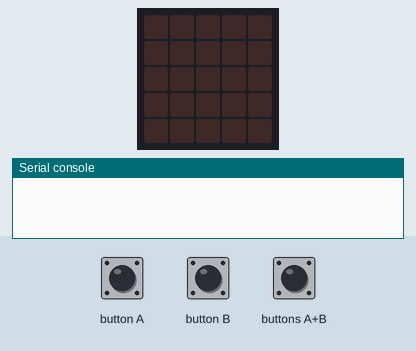
Recording of a program running on a simulated BBC micro:bit (MakeCode). Shown: the board's 5×5 LED display, the last lines printed to the serial console. The inputs (shaded band) are chosen by the test bench. No radio messages arrive unless stated (any console line starting 'radio sent:' is added by the test bench).

Above: at 1.2 s.
1.3 s: button A pressed for 0.15 s
At 1.9 s:
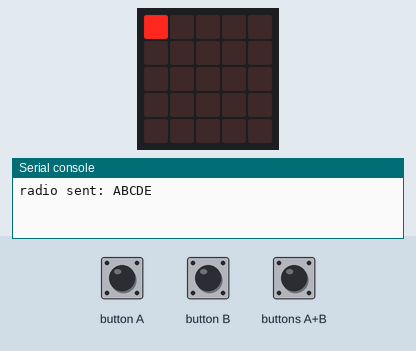
2.9 s: button B pressed for 0.15 s
At 4.2 s:
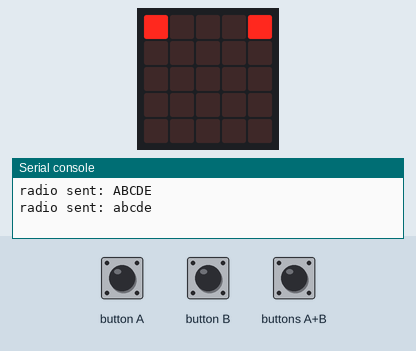
4.5 s: button A pressed for 0.15 s
At 5.6 s:
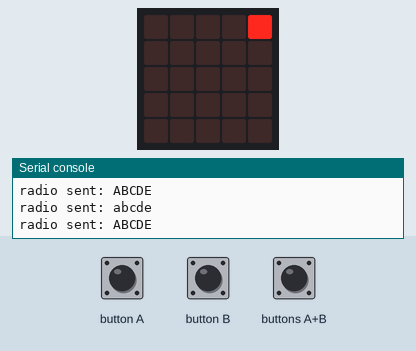
6.1 s: button B pressed for 0.15 s
At 6.8 s:
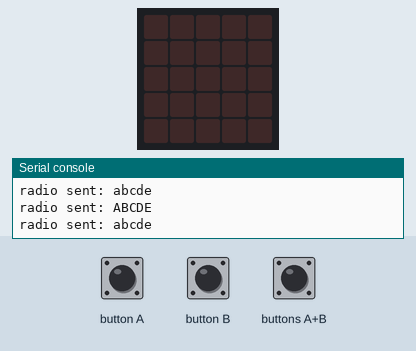
Timing chart, 0 to 9.1 s (numbered marks = the images above; inputs shaded):
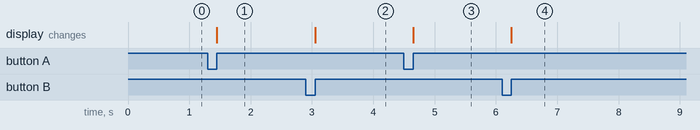

Measured:
- after the input at 1.3 s, the display: changes after 0.15 s (image 1)
- after the input at 2.9 s, the display: changes after 0.15 s (image 2)
- after the input at 4.5 s, the display: changes after 0.15 s (image 3)
- after the input at 6.1 s, the display: changes after 0.15 s (image 4)

The program:

main.ts
```typescript
input.onButtonPressed(Button.A, function () {
    led.toggle(0, 0)
    custom.sendKeyText("ABCDE")
})
input.onButtonPressed(Button.AB, function () {
    custom.pressSimultaneouslyKey(SimultaneouslyKeyCode.LEFTCTRL)
    custom.sendKeyText("A")
    custom.sendKeyCode(KeyCode.DELETE)
})
input.onButtonPressed(Button.B, function () {
    led.toggle(4, 0)
    custom.sendKeyText("abcde")
})
let キー = 0
radio.setFrequencyBand(7)
radio.setTransmitPower(7)
radio.setGroup(7)
basic.forever(function () {

})
basic.forever(function () {
    if (キー != 0) {
        キー = 0
        basic.pause(50)
        led.unplot(2, 2)
        led.unplot(0, 2)
        led.unplot(2, 0)
        led.unplot(2, 4)
        led.unplot(4, 2)
    }
})
```

custom.ts
```typescript
/**
 * このファイルを使って、独自の関数やブロックを定義してください。
 * 詳しくはこちらを参照してください：https://makecode.microbit.org/blocks/custom
 */

enum KeyCode{
    //% block="BACKSPACE"
    BACKSPACE = 0x08,
    //% block="TAB"
    TAB = 0x09,
    //% block="ENTER"
    ENTER = 0x0A,
    //% block="ESC"
    ESC = 0x1B,
    //% block="SPACE"
    SPACE = 0x20,
    //% block="DELETE"
    DELETE = 0x7F,
    //% block="漢字"
    KANJI = 0x8D,
    //% block="CAPS LOCK"
    CAPSLOCK = 0x91,
    //% block="F1"
    F1 = 0x92,
    //% block="F2"
    F2 = 0x93,
    //% block="F3"
    F3 = 0x94,
    //% block="F4"
    F4 = 0x95,
    //% block="F5"
    F5 = 0x96,
    //% block="F6"
    F6 = 0x97,
    //% block="F7"
    F7 = 0x98,
    //% block="F8"
    F8 = 0x99,
    //% block="F9"
    F9 = 0x9A,
    //% block="F10"
    F10 = 0x9B,
    //% block="F11"
    F11 = 0x9C,
    //% block="F12"
    F12 = 0x9D,
    //% block="PRINT SCREEN"
    PRINTSCREEN = 0x9E,
    //% block="SCROLL LOCK"
    SCROLLLOCK = 0x9F,
    //% block="PAUSE"
    PAUSE = 0xA0,
    //% block="INSERT"
    INSERT = 0xA1,
    //% block="HOME"
    HOME = 0xA2,
    //% block="PAGE UP"
    PAGEUP = 0xA3,
    //% block="END"
    END = 0xA5,
    //% block="PAGE DOWN"
    PAGEDOWN = 0xA6,
    //% block="→"
    RIGHTARROW = 0xA7,
    //% block="←"
    LEFTARROW = 0xA8,
    //% block="↓"
    DOWNARROW = 0xA9,
    //% block="↑"
    UPARROW = 0xAA,
    //% block="カナ"
    KANA = 0xE0,
    //% block="変換"
    HENKAN = 0xE2,
    //% block="無変換"
    MUHENKAN = 0xE3,
}

enum SimultaneouslyKeyCode{
    //% block="左CTRL"
    LEFTCTRL = 0xF8,
    //% block="左SHIFT"
    LEFTSHIFT = 0xF9,
    //% block="左ALT"
    LEFTALT = 0xFA,
    //% block="左GUI"
    LEFTGUI = 0xFB,
    //% block="右CTRL"
    RIGHTCTRL = 0xFC,
    //% block="右SHIFT"
    RIGHTSHIFT = 0xFD,
    //% block="右ALT"
    RIGHTALT = 0xFE,
    //% block="右GUI"
    RIGHTGUI = 0xFF,
}

/**
 * カスタムブロック
 */
//% weight=100 color=#734E30 icon="\uf287" block="キーコード"
namespace custom {
    let HexList = "0123456789ABCDEF";
    /**
     * テキストをキーコードに変換して送信します
     * @param value テキスト, eg: ""
     */
    //% block="文字列をキーコード列に変換して書き出す %value"
    export function sendKeyText(value: string): void {
        radio.sendString(value)
    }

    /**
     * キーコードを送信します
     * @param value キーコード, eg: "KeyCode.ENTER"
     */
    //% block="キーコードを書き出す %value"
    export function sendKeyCode(value: KeyCode): void {
        radio.sendNumber(value)
    }

    /**
     * キーコードを送信し、押しっぱなしにします
     * @param value キーコード, eg: "SimultaneouslyKeyCode.LEFTCTRL"
     */
    //% block="キーを押しっぱなしにする %value"
    export function pressSimultaneouslyKey(value: SimultaneouslyKeyCode): void {
        radio.sendNumber(value)
    }

    /**
     * 押しっぱなしのキーを離します
     */
    //% block="キーをすべて離す"
    export function releaseSimultaneouslyKey(): void {
        radio.sendNumber(0)
    }
}
```

test.ts
```typescript
// テストはここに来ます。このパッケージが拡張機能として使用されるときにはコンパイルされません。
```
